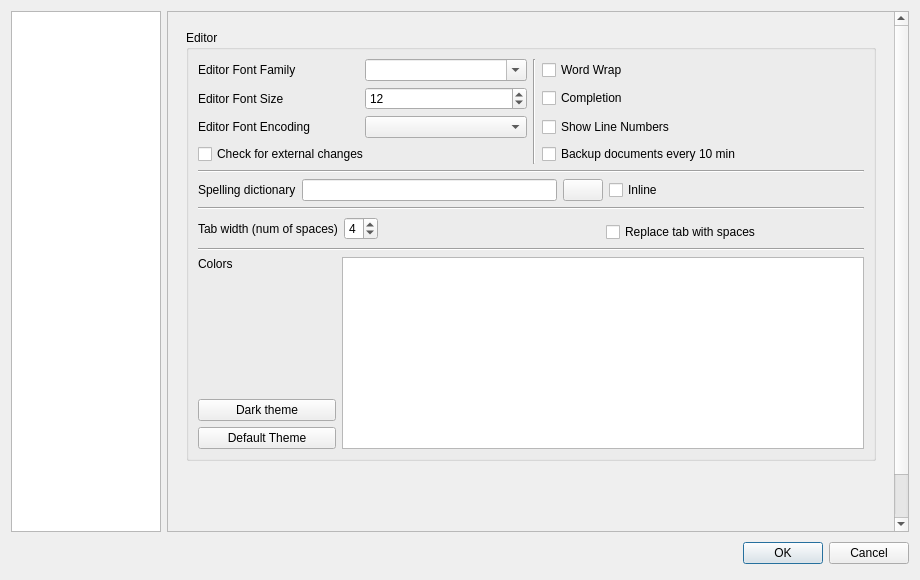
<?xml version="1.0" encoding="UTF-8"?>
<ui version="4.0">
 <class>ConfigDialog</class>
 <widget class="QDialog" name="ConfigDialog">
  <property name="geometry">
   <rect>
    <x>0</x>
    <y>0</y>
    <width>920</width>
    <height>580</height>
   </rect>
  </property>
  <property name="windowTitle">
   <string>Configure</string>
  </property>
  <layout class="QGridLayout" name="gridLayout_7">
   <item row="0" column="0">
    <widget class="QListWidget" name="contentsWidget">
     <property name="sizePolicy">
      <sizepolicy hsizetype="Fixed" vsizetype="Expanding">
       <horstretch>0</horstretch>
       <verstretch>0</verstretch>
      </sizepolicy>
     </property>
     <property name="minimumSize">
      <size>
       <width>150</width>
       <height>442</height>
      </size>
     </property>
     <property name="maximumSize">
      <size>
       <width>150</width>
       <height>32000</height>
      </size>
     </property>
     <property name="horizontalScrollBarPolicy">
      <enum>Qt::ScrollBarAlwaysOff</enum>
     </property>
     <property name="iconSize">
      <size>
       <width>96</width>
       <height>96</height>
      </size>
     </property>
     <property name="spacing">
      <number>12</number>
     </property>
     <property name="viewMode">
      <enum>QListView::IconMode</enum>
     </property>
     <property name="currentRow">
      <number>-1</number>
     </property>
    </widget>
   </item>
   <item row="1" column="2">
    <layout class="QHBoxLayout">
     <item>
      <spacer>
       <property name="orientation">
        <enum>Qt::Horizontal</enum>
       </property>
       <property name="sizeHint" stdset="0">
        <size>
         <width>407</width>
         <height>31</height>
        </size>
       </property>
      </spacer>
     </item>
     <item>
      <widget class="QDialogButtonBox" name="buttonBox">
       <property name="standardButtons">
        <set>QDialogButtonBox::Cancel|QDialogButtonBox::Ok</set>
       </property>
      </widget>
     </item>
    </layout>
   </item>
   <item row="0" column="1" colspan="2">
    <widget class="QScrollArea" name="scrollArea">
     <property name="widgetResizable">
      <bool>true</bool>
     </property>
     <widget class="QWidget" name="scrollAreaWidgetContents">
      <property name="geometry">
       <rect>
        <x>0</x>
        <y>0</y>
        <width>728</width>
        <height>562</height>
       </rect>
      </property>
      <layout class="QGridLayout" name="gridLayout_21">
       <item row="0" column="0">
        <widget class="QStackedWidget" name="pagesWidget">
         <property name="sizePolicy">
          <sizepolicy hsizetype="Expanding" vsizetype="Expanding">
           <horstretch>0</horstretch>
           <verstretch>0</verstretch>
          </sizepolicy>
         </property>
         <property name="minimumSize">
          <size>
           <width>700</width>
           <height>550</height>
          </size>
         </property>
         <property name="currentIndex">
          <number>0</number>
         </property>
         
         
         <widget class="QWidget" name="pe">
          <layout class="QGridLayout" name="gridLayout_8">
           <item row="0" column="0">
            <widget class="QGroupBox" name="groupBox_3">
             <property name="sizePolicy">
              <sizepolicy hsizetype="Expanding" vsizetype="Expanding">
               <horstretch>0</horstretch>
               <verstretch>0</verstretch>
              </sizepolicy>
             </property>
             <property name="title">
              <string>Editor</string>
             </property>
             <layout class="QGridLayout" name="gridLayout_6">
              <item row="0" column="0" colspan="5">
               <layout class="QGridLayout" name="gridLayout">
                <item row="0" column="0">
                 <widget class="QLabel" name="labelFamily">
                  <property name="text">
                   <string>Editor Font Family</string>
                  </property>
                 </widget>
                </item>
                <item row="0" column="1">
                 <widget class="QComboBox" name="comboBoxFont">
                  <property name="editable">
                   <bool>true</bool>
                  </property>
                 </widget>
                </item>
                <item row="1" column="0">
                 <widget class="QLabel" name="labelSize">
                  <property name="text">
                   <string>Editor Font Size</string>
                  </property>
                 </widget>
                </item>
                <item row="1" column="1">
                 <widget class="QSpinBox" name="spinBoxSize">
                  <property name="minimum">
                   <number>1</number>
                  </property>
                  <property name="value">
                   <number>12</number>
                  </property>
                 </widget>
                </item>
                <item row="2" column="0">
                 <widget class="QLabel" name="labelEncoding">
                  <property name="visible">
                     <bool>false</bool>
                  </property>
                  <property name="text">
                   <string>Editor Font Encoding</string>
                  </property>
                 </widget>
                </item>
                <item row="2" column="1">
                 <widget class="QComboBox" name="comboBoxEncoding">
                    <property name="visible">
                     <bool>false</bool>
                  </property>
                 </widget>
                </item>
                <item row="3" column="0" colspan="2">
                 <widget class="QCheckBox" name="checkBoxWatcher">
                  <property name="visible">
                     <bool>false</bool>
                  </property>
                  <property name="text">
                   <string>Check for external changes</string>
                  </property>
                 </widget>
                </item>
                <item row="3" column="3" colspan="2">
                 <widget class="QCheckBox" name="checkBoxAutoSave">
                  <property name="text">
                   <string>Backup documents every 10 min</string>
                  </property>
                 </widget>
                </item>
                <item row="0" column="3" colspan="2">
                 <widget class="QCheckBox" name="checkBoxWordwrap">
                  <property name="text">
                   <string>Word Wrap</string>
                  </property>
                 </widget>
                </item>
                <item row="1" column="3" colspan="2">
                 <widget class="QCheckBox" name="checkBoxCompletion">
                  <property name="text">
                   <string>Completion</string>
                  </property>
                 </widget>
                </item>
                <item row="2" column="3" colspan="2">
                 <widget class="QCheckBox" name="checkBoxLinenumber">
                  <property name="text">
                   <string>Show Line Numbers</string>
                  </property>
                 </widget>
                </item>
                <item row="0" column="2" rowspan="4">
                 <widget class="Line" name="line_3">
                  <property name="orientation">
                   <enum>Qt::Vertical</enum>
                  </property>
                 </widget>
                </item>
               </layout>
              </item>
              <item row="1" column="0" colspan="5">
               <widget class="Line" name="line">
                <property name="orientation">
                 <enum>Qt::Horizontal</enum>
                </property>
               </widget>
              </item>
              <item row="3" column="0" colspan="5">
               <widget class="Line" name="line_2">
                <property name="orientation">
                 <enum>Qt::Horizontal</enum>
                </property>
               </widget>
              </item>
              <item row="4" column="0" rowspan="2" colspan="3">
               <layout class="QHBoxLayout" name="horizontalLayout_2">
                <item>
                 <widget class="QLabel" name="labelTabWidth">
                  <property name="text">
                   <string>Tab width (num of spaces)</string>
                  </property>
                 </widget>
                </item>
                <item>
                 <widget class="QSpinBox" name="spinBoxTab">
                  <property name="minimum">
                   <number>2</number>
                  </property>
                  <property name="maximum">
                   <number>8</number>
                  </property>
                  <property name="value">
                   <number>4</number>
                  </property>
                 </widget>
                </item>
                <item>
                 <spacer name="horizontalSpacer">
                  <property name="orientation">
                   <enum>Qt::Horizontal</enum>
                  </property>
                  <property name="sizeHint" stdset="0">
                   <size>
                    <width>40</width>
                    <height>20</height>
                   </size>
                  </property>
                 </spacer>
                </item>
               </layout>
              </item>
              <item row="5" column="3" colspan="2">
               <widget class="QCheckBox" name="checkBoxTab">
                <property name="text">
                 <string>Replace tab with spaces</string>
                </property>
               </widget>
              </item>
              <item row="6" column="0" rowspan="2" colspan="5">
               <widget class="Line" name="line_5">
                <property name="orientation">
                 <enum>Qt::Horizontal</enum>
                </property>
               </widget>
              </item>
              <item row="11" column="0">
               <spacer name="verticalSpacer">
                <property name="orientation">
                 <enum>Qt::Vertical</enum>
                </property>
                <property name="sizeHint" stdset="0">
                 <size>
                  <width>138</width>
                  <height>62</height>
                 </size>
                </property>
               </spacer>
              </item>
              <item row="10" column="0">
               <widget class="QLabel" name="label_3">
                <property name="text">
                 <string>Colors</string>
                </property>
               </widget>
              </item>
              <item row="13" column="0">
               <widget class="QPushButton" name="pushButtonDefault">
                <property name="text">
                 <string>Default Theme</string>
                </property>
               </widget>
              </item>
              <item row="12" column="0">
               <widget class="QPushButton" name="pushButtonDark">
                <property name="text">
                 <string>Dark theme</string>
                </property>
               </widget>
              </item>
              <item row="10" column="1" rowspan="4" colspan="4">
               <widget class="QTableWidget" name="colortableWidget">
                <property name="maximumSize">
                 <size>
                  <width>16777215</width>
                  <height>16777215</height>
                 </size>
                </property>
                <attribute name="horizontalHeaderVisible">
                 <bool>false</bool>
                </attribute>
                <attribute name="horizontalHeaderStretchLastSection">
                 <bool>true</bool>
                </attribute>
                <attribute name="verticalHeaderVisible">
                 <bool>false</bool>
                </attribute>
                <column>
                 <property name="text">
                  <string>Item</string>
                 </property>
                </column>
                <column>
                 <property name="text">
                  <string>Color</string>
                 </property>
                </column>
               </widget>
              </item>
              <item row="2" column="0" colspan="5">
               <layout class="QHBoxLayout">
                <item>
                 <widget class="QLabel" name="labelASpellCommand">
                  <property name="sizePolicy">
                   <sizepolicy hsizetype="Preferred" vsizetype="Preferred">
                    <horstretch>0</horstretch>
                    <verstretch>0</verstretch>
                   </sizepolicy>
                  </property>
                  <property name="text">
                   <string>Spelling dictionary</string>
                  </property>
                 </widget>
                </item>
                <item>
                 <widget class="QLineEdit" name="lineEditAspellCommand">
                  <property name="minimumSize">
                   <size>
                    <width>190</width>
                    <height>0</height>
                   </size>
                  </property>
                 </widget>
                </item>
                <item>
                 <widget class="QPushButton" name="pushButtonAspell">
                  <property name="text">
                   <string/>
                  </property>
                  <property name="icon">
                   <iconset resource="texmaker.qrc">
                    <normaloff>:/images/fileopen16.png</normaloff>:/images/fileopen16.png</iconset>
                  </property>
                 </widget>
                </item>
                <item>
                 <widget class="QCheckBox" name="checkBoxInlineSpell">
                  <property name="sizePolicy">
                   <sizepolicy hsizetype="MinimumExpanding" vsizetype="Expanding">
                    <horstretch>0</horstretch>
                    <verstretch>0</verstretch>
                   </sizepolicy>
                  </property>
                  <property name="toolTip">
                   <string>Inline Spell Checking</string>
                  </property>
                  <property name="text">
                   <string>Inline</string>
                  </property>
                 </widget>
                </item>
               </layout>
              </item>
             </layout>
            </widget>
           </item>
           <item row="2" column="0">
            <spacer>
             <property name="orientation">
              <enum>Qt::Vertical</enum>
             </property>
             <property name="sizeHint" stdset="0">
              <size>
               <width>411</width>
               <height>40</height>
              </size>
             </property>
            </spacer>
           </item>
          </layout>
         </widget>
         <widget class="QWidget" name="ps">
          <layout class="QGridLayout" name="gridLayout_10">
           <item row="0" column="0">
            <widget class="QGroupBox" name="groupBox_4">
             <property name="title">
              <string>Shortcuts</string>
             </property>
             <layout class="QGridLayout" name="gridLayout_9">
              <item row="0" column="0" colspan="2">
               <widget class="QTableWidget" name="shorttableWidget">
                <attribute name="horizontalHeaderStretchLastSection">
                 <bool>true</bool>
                </attribute>
                <column>
                 <property name="text">
                  <string>Action</string>
                 </property>
                </column>
                <column>
                 <property name="text">
                  <string>Shortcut</string>
                 </property>
                </column>
               </widget>
              </item>
              <item row="1" column="0" colspan="2">
               <widget class="Line" name="line_6">
                <property name="orientation">
                 <enum>Qt::Horizontal</enum>
                </property>
               </widget>
              </item>
              <item row="2" column="0">
               <widget class="QLabel" name="label_2">
                <property name="sizePolicy">
                 <sizepolicy hsizetype="MinimumExpanding" vsizetype="Preferred">
                  <horstretch>0</horstretch>
                  <verstretch>0</verstretch>
                 </sizepolicy>
                </property>
                <property name="visible">
                  <bool>false</bool>
                </property>
                <property name="text">
                 <string>Toggle focus editor/pdf viewer</string>
                </property>
               </widget>
              </item>
              <item row="2" column="1">
               <widget class="QPushButton" name="pushButtonToggleFocus">
                <property name="visible">
                   <bool>false</bool>
                </property>
                <property name="text">
                 <string>PushButton</string>
                </property>
               </widget>
              </item>
             </layout>
            </widget>
           </item>
          </layout>
         </widget>
        </widget>
       </item>
      </layout>
     </widget>
    </widget>
   </item>
  </layout>
 </widget>

 <resources>
  <include location="texmaker.qrc"/>
 </resources>
 <connections>
  <connection>
   <sender>buttonBox</sender>
   <signal>accepted()</signal>
   <receiver>ConfigDialog</receiver>
   <slot>accept()</slot>
   <hints>
    <hint type="sourcelabel">
     <x>704</x>
     <y>523</y>
    </hint>
    <hint type="destinationlabel">
     <x>421</x>
     <y>272</y>
    </hint>
   </hints>
  </connection>
  <connection>
   <sender>buttonBox</sender>
   <signal>rejected()</signal>
   <receiver>ConfigDialog</receiver>
   <slot>reject()</slot>
   <hints>
    <hint type="sourcelabel">
     <x>704</x>
     <y>523</y>
    </hint>
    <hint type="destinationlabel">
     <x>421</x>
     <y>272</y>
    </hint>
   </hints>
  </connection>
  <connection>
   <sender>radioButtonInternalPdfViewer</sender>
   <signal>toggled(bool)</signal>
   <receiver>checkBoxInternalPdfViewEmbed</receiver>
   <slot>setEnabled(bool)</slot>
   <hints>
    <hint type="sourcelabel">
     <x>310</x>
     <y>321</y>
    </hint>
    <hint type="destinationlabel">
     <x>582</x>
     <y>321</y>
    </hint>
   </hints>
  </connection>
 </connections>
</ui>
